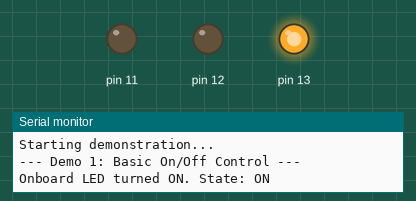
Simulated run of this sketch. Board: Arduino Uno, built with avr-gcc and run on an emulated ATmega328P. Parts: output pins drawn as LEDs (lit = HIGH), the last lines printed to the serial monitor.

Above: at 2.6 s.
At 9.6 s:
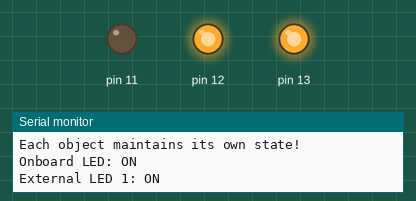
At 10.1 s:
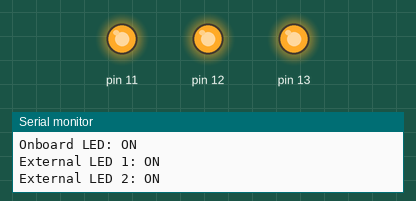
At 10.6 s:
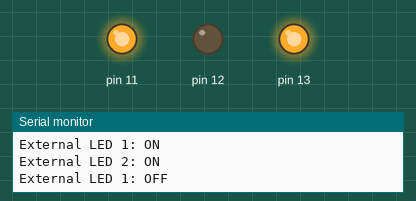
At 11.1 s:
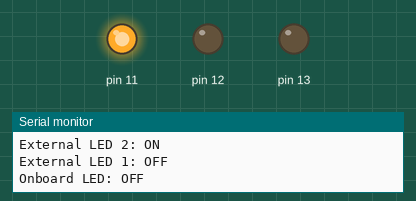
At 17.9 s:
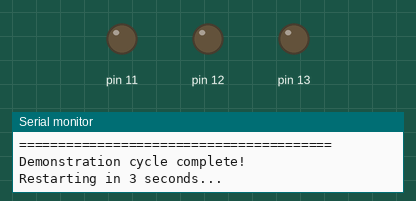
Timing chart, 0 to 22.2 s (numbered marks = the images above):
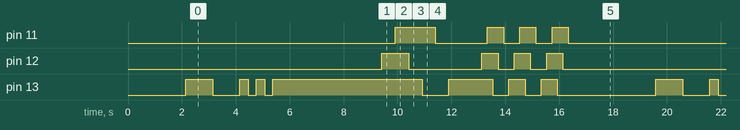

The sketch:

Blink.ino
```cpp
/*
 * Blink.ino
 *
 * Stage 1: Demonstrating Encapsulation and Method Invocation
 *
 * This Arduino sketch demonstrates fundamental Object-Oriented Programming concepts:
 * - ENCAPSULATION: Data and methods are bundled together in the LEDObject class
 * - METHOD INVOCATION: Calling object methods to perform actions
 * - ABSTRACTION: Hardware complexity is hidden behind a simple interface
 * - CONSTRUCTOR: Objects are initialized with specific configuration
 *
 * Hardware Setup:
 * - Built-in LED on pin 13 (standard on most Arduino boards)
 * - Optional: External LEDs on pins 12 and 11 for multi-object demonstration
 *
 * Learning Objectives:
 * 1. Understand how objects encapsulate state and behavior
 * 2. See how method calls change both internal state and observable behavior
 * 3. Learn why private data members protect object integrity
 * 4. Experience the benefits of abstraction in hardware control
 */

#include "LEDObject.h"

// OBJECT INSTANTIATION: Creating LED objects
// Each object has its own state (on/off) and pin assignment
// The constructor is called here: LEDObject(pin)
LEDObject onboardLED(13);  // Built-in LED on most Arduino boards
LEDObject externalLED1(12); // Optional external LED
LEDObject externalLED2(11); // Optional external LED

void setup() {
  // Initialize serial communication for demonstrating state inspection
  Serial.begin(9600);
  while (!Serial) {
    ; // Wait for serial port to connect (needed for some boards)
  }

  Serial.println("========================================");
  Serial.println("Stage 1: Encapsulation & Method Invocation");
  Serial.println("========================================\n");

  // CONSTRUCTOR DEMONSTRATION:
  // No pinMode() or digitalWrite() needed here!
  // The LEDObject constructor already initialized the pins.
  // This demonstrates encapsulation - setup details are hidden.

  Serial.println("LEDs initialized through constructors.");
  Serial.println("Starting demonstration...\n");
  delay(2000);
}

void loop() {
  // ========================================
  // DEMONSTRATION 1: Basic Method Invocation
  // ========================================
  Serial.println("--- Demo 1: Basic On/Off Control ---");

  // METHOD INVOCATION: Calling turnOn() method
  // This changes both internal state (isOn) and hardware state (LED lights up)
  onboardLED.turnOn();
  Serial.print("Onboard LED turned ON. State: ");
  Serial.println(onboardLED.getState() ? "ON" : "OFF");
  delay(1000);

  // METHOD INVOCATION: Calling turnOff() method
  onboardLED.turnOff();
  Serial.print("Onboard LED turned OFF. State: ");
  Serial.println(onboardLED.getState() ? "ON" : "OFF");
  delay(1000);

  // ========================================
  // DEMONSTRATION 2: Toggle Method
  // ========================================
  Serial.println("\n--- Demo 2: Toggle Functionality ---");
  Serial.println("Toggling LED 5 times...");

  for (int i = 0; i < 5; i++) {
    onboardLED.toggle();  // Switch state
    Serial.print("Toggle ");
    Serial.print(i + 1);
    Serial.print(" - State: ");
    Serial.println(onboardLED.getState() ? "ON" : "OFF");
    delay(300);
  }

  // ========================================
  // DEMONSTRATION 3: Blink Method
  // ========================================
  Serial.println("\n--- Demo 3: Blink Method ---");
  Serial.println("Blinking with different durations...");

  onboardLED.blink(200);  // Short blink
  delay(500);
  onboardLED.blink(500);  // Medium blink
  delay(500);
  onboardLED.blink(1000); // Long blink
  delay(500);

  // ========================================
  // DEMONSTRATION 4: Multiple Objects
  // ========================================
  Serial.println("\n--- Demo 4: Multiple Independent Objects ---");
  Serial.println("Each object maintains its own state!");

  // Turn on different LEDs independently
  onboardLED.turnOn();
  Serial.println("Onboard LED: ON");
  delay(500);

  externalLED1.turnOn();
  Serial.println("External LED 1: ON");
  delay(500);

  externalLED2.turnOn();
  Serial.println("External LED 2: ON");
  delay(500);

  // Turn them off in different order
  externalLED1.turnOff();
  Serial.println("External LED 1: OFF");
  delay(500);

  onboardLED.turnOff();
  Serial.println("Onboard LED: OFF");
  delay(500);

  externalLED2.turnOff();
  Serial.println("External LED 2: OFF");
  delay(500);

  // ========================================
  // DEMONSTRATION 5: State Inspection
  // ========================================
  Serial.println("\n--- Demo 5: Accessing Object State ---");

  onboardLED.turnOn();

  // ACCESSOR METHOD: Using getState() to inspect private data
  // We can read the state, but cannot directly modify isOn
  if (onboardLED.getState()) {
    Serial.println("LED is currently ON");
    Serial.print("Connected to pin: ");
    Serial.println(onboardLED.getPin());
  }

  delay(1000);
  onboardLED.turnOff();

  // ========================================
  // DEMONSTRATION 6: Synchronized Pattern
  // ========================================
  Serial.println("\n--- Demo 6: Coordinated LED Pattern ---");
  Serial.println("Creating a wave pattern...");

  for (int i = 0; i < 3; i++) {
    onboardLED.turnOn();
    delay(200);
    externalLED1.turnOn();
    delay(200);
    externalLED2.turnOn();
    delay(200);

    onboardLED.turnOff();
    delay(200);
    externalLED1.turnOff();
    delay(200);
    externalLED2.turnOff();
    delay(200);
  }

  Serial.println("\n========================================");
  Serial.println("Demonstration cycle complete!");
  Serial.println("Restarting in 3 seconds...\n");
  delay(3000);
}

/*
 * PEDAGOGICAL REFLECTIONS:
 *
 * 1. ENCAPSULATION IN ACTION:
 *    - The 'isOn' variable is private - you cannot write: led.isOn = true
 *    - You must use led.turnOn() which ensures hardware and state stay synchronized
 *    - This prevents bugs from direct state manipulation
 *
 * 2. METHOD INVOCATION:
 *    - Each method call (turnOn, turnOff, toggle) triggers specific behavior
 *    - Methods combine state changes with hardware control
 *    - Higher-level methods (blink, toggle) build on basic methods
 *
 * 3. ABSTRACTION:
 *    - Users don't need to know about digitalWrite() or pinMode()
 *    - The interface is intuitive: turnOn(), turnOff(), toggle()
 *    - Implementation details are hidden in LEDObject.cpp
 *
 * 4. OBJECT INDEPENDENCE:
 *    - Each LED object maintains its own state
 *    - Multiple objects can coexist without interference
 *    - Demonstrates the power of OOP for managing complexity
 *
 * 5. OBSERVABLE BEHAVIOR:
 *    - Physical LED provides immediate feedback
 *    - Reduces cognitive load - students see state changes happen
 *    - Links abstract code concepts to tangible results
 *
 * DISCUSSION QUESTIONS FOR STUDENTS:
 * - Why is 'isOn' private instead of public?
 * - What could go wrong if we could directly set isOn without using methods?
 * - How does encapsulation make the code more maintainable?
 * - What would we need to change to add brightness control (PWM)?
 * - How does the constructor simplify the setup() function?
 */
```

LEDObject.cpp
```cpp
/*
 * LEDObject.cpp
 *
 * Implementation file for the LEDObject class.
 * Contains the actual code that executes when methods are called.
 * This separation of interface (.h) from implementation (.cpp) is a key
 * principle of encapsulation and modular programming.
 */

#include "LEDObject.h"
#include <Arduino.h>

/*
 * CONSTRUCTOR: LEDObject(int pin)
 *
 * Purpose: Initialize a new LED object
 * Parameters: pin - the Arduino digital pin number connected to the LED
 *
 * This constructor:
 * 1. Stores the pin number in the private member variable
 * 2. Initializes the state to off (false)
 * 3. Configures the hardware pin as OUTPUT
 * 4. Ensures the LED starts in the OFF state
 *
 * Called automatically when creating an LEDObject: LEDObject led(13);
 */
LEDObject::LEDObject(int pin) {
  ledPin = pin;           // Store pin number
  isOn = false;           // Initialize state to off
  pinMode(ledPin, OUTPUT); // Configure pin as output
  digitalWrite(ledPin, LOW); // Ensure LED starts off
}

/*
 * METHOD: turnOn()
 *
 * Purpose: Turn the LED on
 *
 * This method demonstrates encapsulation by:
 * 1. Performing the hardware operation (digitalWrite HIGH)
 * 2. Updating the internal state (isOn = true)
 * 3. Maintaining consistency between hardware and software state
 *
 * Users don't need to know about digitalWrite or pin modes;
 * they just call turnOn() and the LED lights up.
 */
void LEDObject::turnOn() {
  digitalWrite(ledPin, HIGH);  // Hardware operation
  isOn = true;                 // Update internal state
}

/*
 * METHOD: turnOff()
 *
 * Purpose: Turn the LED off
 *
 * Mirrors turnOn() by setting hardware LOW and updating state to false.
 * Maintains the encapsulation of both hardware control and state management.
 */
void LEDObject::turnOff() {
  digitalWrite(ledPin, LOW);   // Hardware operation
  isOn = false;                // Update internal state
}

/*
 * METHOD: toggle()
 *
 * Purpose: Switch the LED to the opposite state (on->off or off->on)
 *
 * This method demonstrates:
 * 1. Reading private state (isOn)
 * 2. Making decisions based on state
 * 3. Using existing methods (turnOn/turnOff) for consistency
 *
 * This is an example of building higher-level functionality
 * on top of basic operations while maintaining encapsulation.
 */
void LEDObject::toggle() {
  if (isOn) {
    turnOff();  // If currently on, turn off
  } else {
    turnOn();   // If currently off, turn on
  }
}

/*
 * METHOD: blink(int duration)
 *
 * Purpose: Blink the LED once with specified duration
 * Parameters: duration - how long to keep LED on (in milliseconds)
 *
 * This method demonstrates:
 * 1. Method parameters for flexible behavior
 * 2. Combining multiple operations (on, delay, off)
 * 3. Preserving the original state after the blink
 *
 * Example: led.blink(500); // Blink for half a second
 */
void LEDObject::blink(int duration) {
  bool originalState = isOn;  // Remember original state

  turnOn();                   // Turn on
  delay(duration);            // Wait
  turnOff();                  // Turn off

  // Restore original state if it was on before
  if (originalState) {
    turnOn();
  }
}

/*
 * METHOD: getState()
 *
 * Purpose: Return the current state of the LED
 * Returns: true if LED is on, false if off
 *
 * This is an ACCESSOR or GETTER method.
 * It provides read-only access to private data, demonstrating that
 * encapsulation doesn't mean "no access" - it means "controlled access".
 *
 * Users can check the state without being able to directly modify it,
 * ensuring that state changes always go through proper methods that
 * keep hardware and software synchronized.
 */
bool LEDObject::getState() {
  return isOn;
}

/*
 * METHOD: getPin()
 *
 * Purpose: Return the pin number this LED is connected to
 * Returns: The Arduino pin number
 *
 * Another accessor method providing read-only access to private data.
 * Useful for debugging or when you need to know which pin is in use.
 */
int LEDObject::getPin() {
  return ledPin;
}

/*
 * Implementation Notes:
 *
 * 1. All methods maintain the relationship between software state (isOn)
 *    and hardware state (HIGH/LOW on pin).
 *
 * 2. Private variables cannot be accessed from outside the class,
 *    enforcing the use of these methods.
 *
 * 3. Changes to implementation (e.g., using PWM for brightness) can be
 *    made here without affecting code that uses the class.
 *
 * 4. Each method has a single, clear responsibility (Single Responsibility
 *    Principle from SOLID).
 */
```

LEDObject.h
```cpp
/*
 * LEDObject.h
 *
 * Header file for the LEDObject class.
 * Demonstrates fundamental OOP concepts: encapsulation and method invocation.
 *
 * This class encapsulates the behavior and state of an LED, providing a
 * clean interface for controlling LED hardware while hiding internal details.
 */

#ifndef LEDOBJECT_H
#define LEDOBJECT_H

class LEDObject {
  private:
    // ENCAPSULATION: Private data members
    // These internal state variables cannot be accessed directly from outside the class
    // This protects the object's integrity and enforces controlled access
    int ledPin;        // Hardware pin number connected to the LED
    bool isOn;         // Current state of the LED (true = on, false = off)

  public:
    // CONSTRUCTOR: Initializes the LED object with a specific pin
    // Constructor is called automatically when object is created
    LEDObject(int pin);

    // PUBLIC INTERFACE: Methods that provide controlled access to LED functionality
    // These methods demonstrate METHOD INVOCATION and maintain encapsulation

    void turnOn();     // Turn the LED on (set HIGH)
    void turnOff();    // Turn the LED off (set LOW)
    void toggle();     // Toggle the LED state (on->off or off->on)
    void blink(int duration); // Blink the LED once with specified duration

    // ACCESSOR METHOD (Getter): Provides read-only access to private state
    // This maintains encapsulation while allowing controlled state inspection
    bool getState();   // Returns true if LED is on, false if off

    // Additional query method
    int getPin();      // Returns the pin number this LED is connected to
};

/*
 * Key OOP Concepts Demonstrated:
 *
 * 1. ENCAPSULATION:
 *    - Private data members (ledPin, isOn) hide internal state
 *    - Public methods provide controlled access
 *    - Users cannot directly manipulate internal state
 *
 * 2. ABSTRACTION:
 *    - Users interact with LED through simple methods (turnOn, turnOff)
 *    - Hardware details (digitalWrite, pinMode) are hidden
 *    - Interface is intuitive and hardware-independent
 *
 * 3. INFORMATION HIDING:
 *    - Implementation details are hidden in .cpp file
 *    - Only public interface is exposed in header
 *    - Changes to implementation won't affect users of the class
 */

#endif
```

Measured:
- by itself, pin 11: LOW → HIGH at 9.9 s, → LOW 1.5 s later, → HIGH 1.9 s later, → LOW 0.60 s later, … (16 changes in this stretch)
- by itself, pin 12: LOW → HIGH at 9.4 s, → LOW 1.0 s later, → HIGH 2.7 s later, → LOW 0.60 s later, … (16 changes in this stretch)
- by itself, pin 13: repeats every 17.4 s: LOW 1.0 s, HIGH 0.32 s, LOW 0.30 s, HIGH 0.30 s, LOW 0.30 s, HIGH 5.5 s, LOW 1.0 s, HIGH 1.6 s, 2 × (LOW 0.60 s, HIGH 0.60 s), LOW 3.6 s, HIGH 1.0 s
